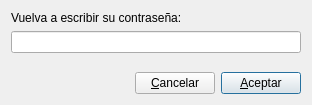
<?xml version="1.0" encoding="UTF-8"?>
<ui version="4.0">
 <class>frmSolicitarContrasena</class>
 <widget class="QDialog" name="frmSolicitarContrasena">
  <property name="geometry">
   <rect>
    <x>0</x>
    <y>0</y>
    <width>312</width>
    <height>105</height>
   </rect>
  </property>
  <property name="windowTitle">
   <string>Mar pájaros TPV</string>
  </property>
  <property name="windowIcon">
   <iconset resource="../Resources.qrc">
    <normaloff>:/assets/marpajaros.ico</normaloff>:/assets/marpajaros.ico</iconset>
  </property>
  <layout class="QGridLayout" name="gridLayout">
   <item row="3" column="0">
    <layout class="QHBoxLayout" name="horizontalLayout">
     <item>
      <spacer name="horizontalSpacer">
       <property name="orientation">
        <enum>Qt::Horizontal</enum>
       </property>
       <property name="sizeHint" stdset="0">
        <size>
         <width>40</width>
         <height>20</height>
        </size>
       </property>
      </spacer>
     </item>
     <item>
      <widget class="QPushButton" name="btnCancelar">
       <property name="text">
        <string>&amp;Cancelar</string>
       </property>
      </widget>
     </item>
     <item>
      <widget class="QPushButton" name="btnAceptar">
       <property name="text">
        <string>&amp;Aceptar</string>
       </property>
       <property name="default">
        <bool>true</bool>
       </property>
      </widget>
     </item>
    </layout>
   </item>
   <item row="1" column="0">
    <widget class="QLineEdit" name="txtPassword">
     <property name="echoMode">
      <enum>QLineEdit::Password</enum>
     </property>
    </widget>
   </item>
   <item row="0" column="0">
    <widget class="QLabel" name="lblRequest">
     <property name="text">
      <string>Vuelva a escribir su contraseña:</string>
     </property>
    </widget>
   </item>
   <item row="2" column="0">
    <spacer name="verticalSpacer">
     <property name="orientation">
      <enum>Qt::Vertical</enum>
     </property>
     <property name="sizeHint" stdset="0">
      <size>
       <width>20</width>
       <height>40</height>
      </size>
     </property>
    </spacer>
   </item>
  </layout>
 </widget>
 <resources>
  <include location="../Resources.qrc"/>
 </resources>
 <connections>
  <connection>
   <sender>btnCancelar</sender>
   <signal>clicked()</signal>
   <receiver>frmSolicitarContrasena</receiver>
   <slot>reject()</slot>
   <hints>
    <hint type="sourcelabel">
     <x>175</x>
     <y>82</y>
    </hint>
    <hint type="destinationlabel">
     <x>155</x>
     <y>52</y>
    </hint>
   </hints>
  </connection>
  <connection>
   <sender>btnAceptar</sender>
   <signal>clicked()</signal>
   <receiver>frmSolicitarContrasena</receiver>
   <slot>ValidatePassword()</slot>
   <hints>
    <hint type="sourcelabel">
     <x>261</x>
     <y>82</y>
    </hint>
    <hint type="destinationlabel">
     <x>155</x>
     <y>52</y>
    </hint>
   </hints>
  </connection>
 </connections>
 <slots>
  <slot>ValidatePassword()</slot>
 </slots>
</ui>
